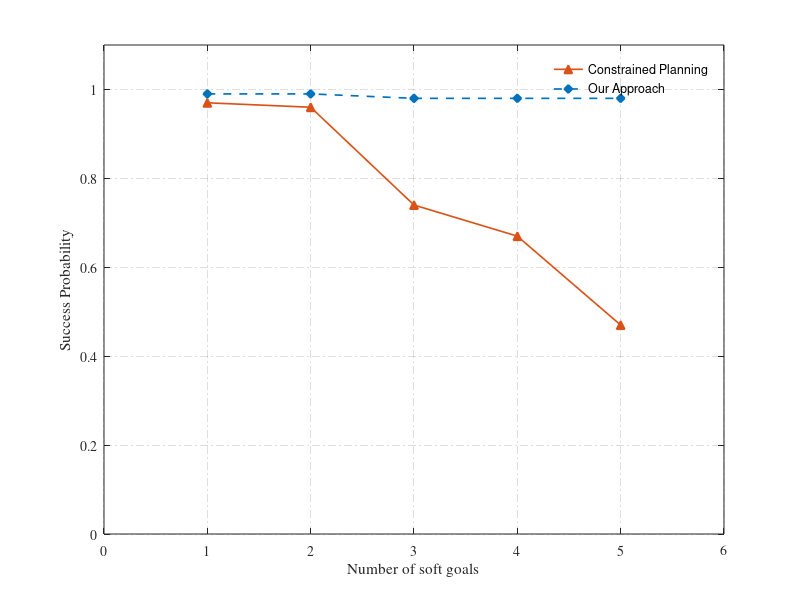

The MATLAB source for this figure:
figure,
layer1_success = [0.97,0.96,0.74,0.67,0.47];
layer2_success = [0.99,0.99,0.98,0.98,0.98];
k=[1,2,3,4,5];
plot(k,layer1_success,'-^','linewidth',1.2,'Color',[0.8500 0.3250 0.0980],'MarkerFaceColor',[0.8500 0.3250 0.0980],'MarkerEdgeColor',[0.8500 0.3250 0.0980])
hold on
plot(k,layer2_success,'--d','linewidth',1.2,'Color',[0 0.4470 0.7410],'MarkerFaceColor',[0 0.4470 0.7410],'MarkerEdgeColor',[0 0.4470 0.7410])

hlegend = legend('Constrained Planning','Our Approach');
h = xlabel({'Number of soft goals'},'Fontname', 'Times New Roman');
% xlabel({'|TG|'},'Fontname', 'Times New Roman','Interpreter', 'latex');
ylabel('Success Probability','Fontname', 'Times New Roman');
set(hlegend,'box','off')
grid on
axis([0, 6, 0, 1.1])
set(gca,'gridLineStyle', '-.');
set(gca,'fontname','Times');
xlim = get(gca,'XLim');
ylim = get(gca,'YLim');
% set(h,'Position',[xlim(2)+(xlim(2)+xlim(1))*0.2,ylim(1)])
% title('Success rate with the increase of $TG$','Interpreter', 'latex');